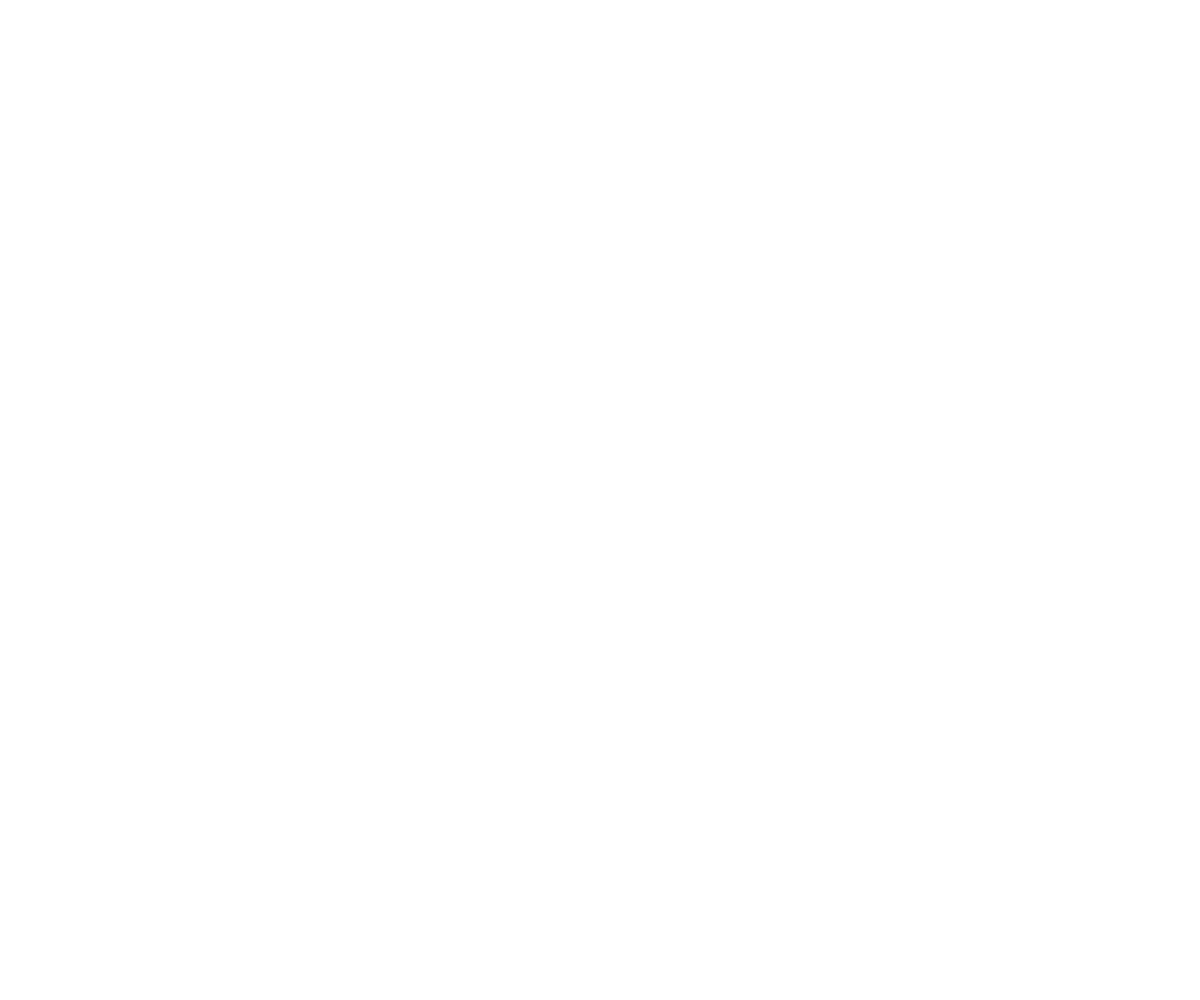
Frame 1 (no input)
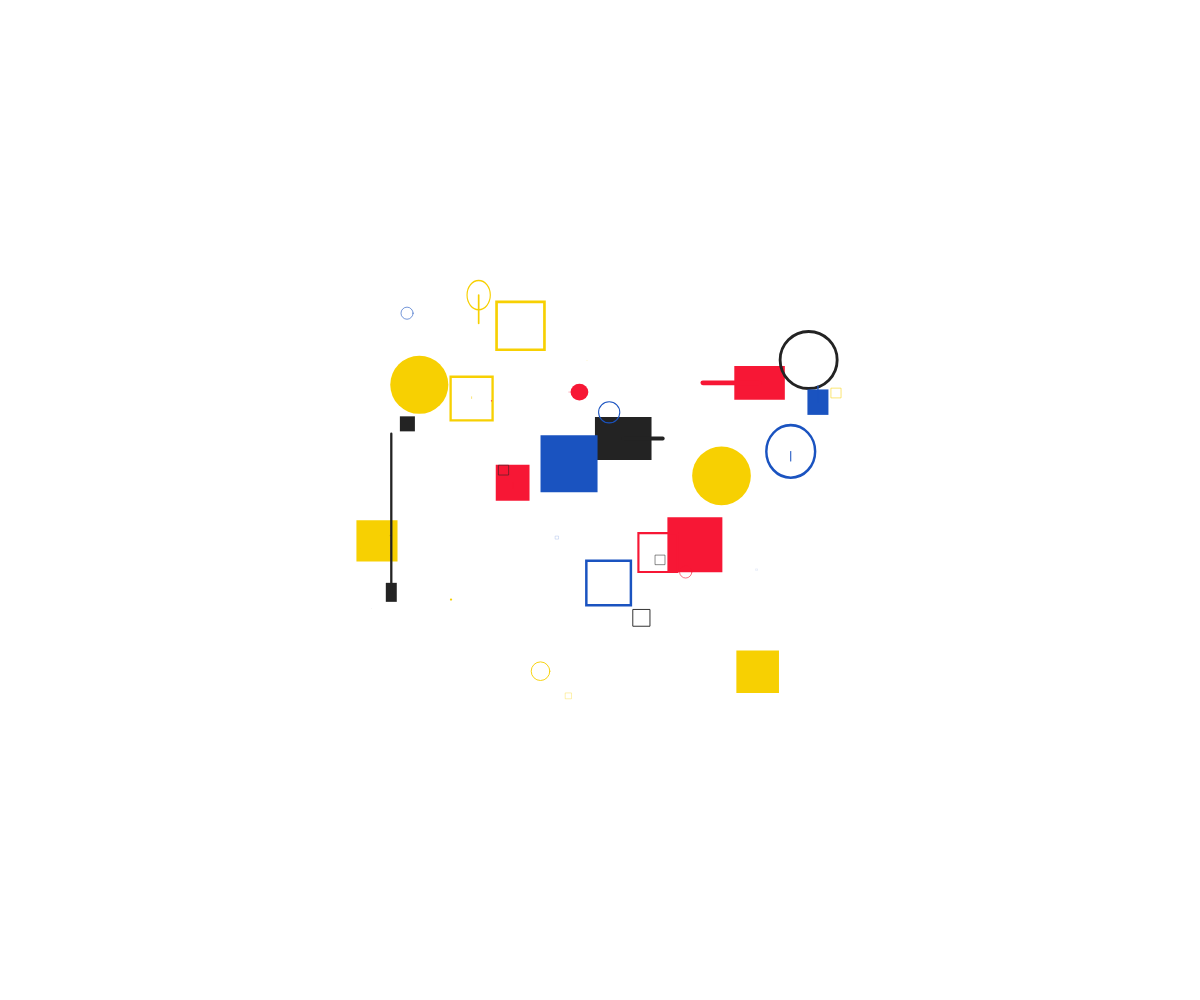
Frame 60 (no input)
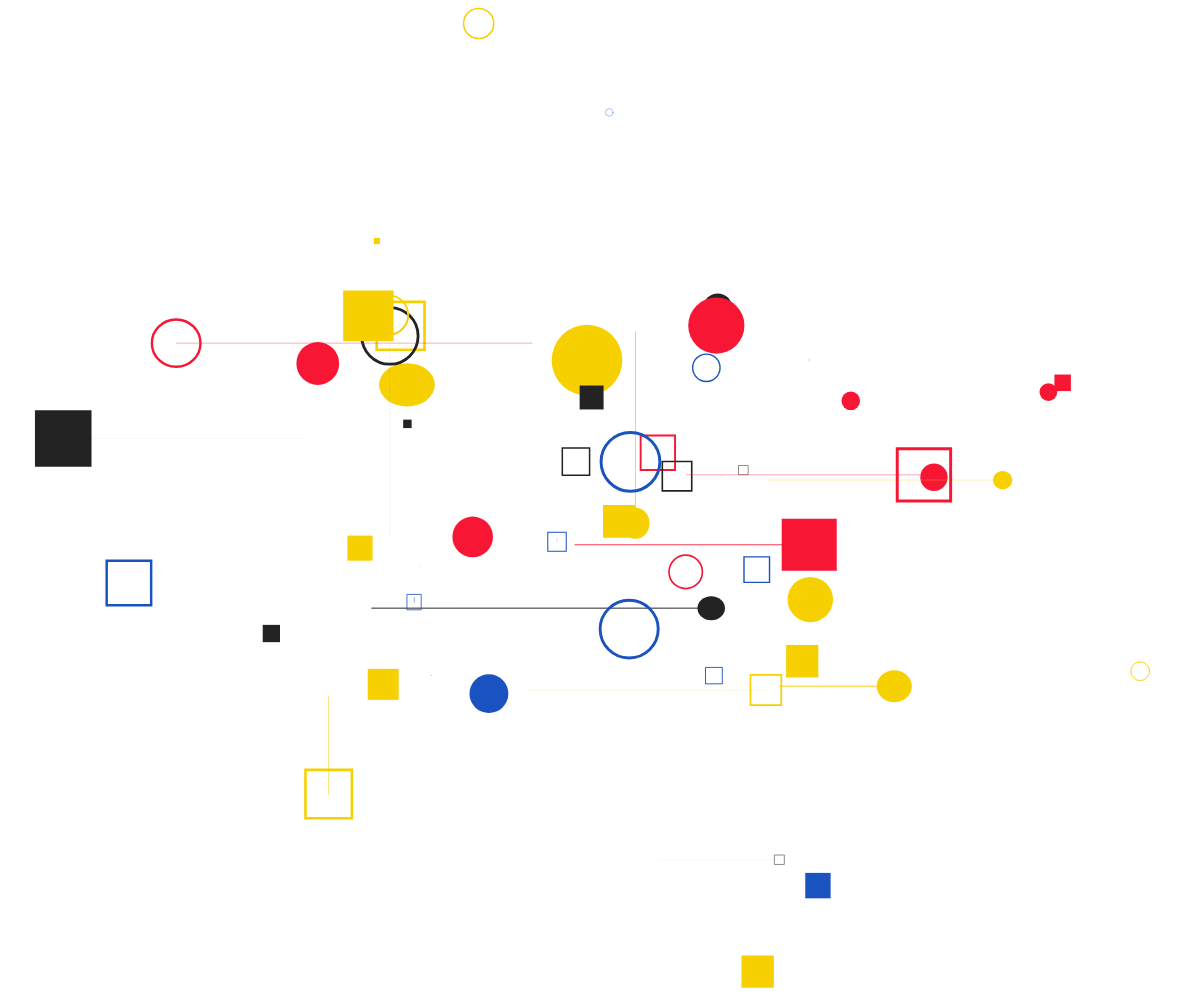
Frame 120 (the mouse pressed at the canvas centre since frame 60)

The p5.js sketch that drew these frames (run headless with seeded random() and noise() and a simulated clock; from frame 60 on, the mouse is pressed at the canvas centre):

// p5.js sketch
// ── sketch.js
let objs = [];
let colors = ['#f71735', '#f7d002', '#1A53C0', '#232323'];

function setup() {
 let canvas = createCanvas(windowWidth, windowHeight);
 canvas.id('p5-canvas');
 rectMode(CENTER);
 objs.push(new DynamicShape());
}

function draw() {
 background(255);
 for (let i of objs) {
  i.run();
 }

 // 根據滑鼠x座標調整圓圈變化速度
 // 當mouseX在左邊(接近0)，頻率較慢(5)
 // 當mouseX在右邊(接近width)，頻率較快(40)
 let speedFactor = map(mouseX, 0, width, 5, 40);

 if (frameCount % int(random([speedFactor, speedFactor + 10])) == 0) {
  let addNum = int(random(1, 10)); // 調整每次新增的圓圈數量
  for (let i = 0; i < addNum; i++) {
   objs.push(new DynamicShape());
  }
 }
 for (let i = 0; i < objs.length; i++) {
  if (objs[i].isDead) {
   objs.splice(i, 1);
  }
 }
}

function windowResized() {
  resizeCanvas(windowWidth, windowHeight);
}


function easeInOutExpo(x) {
 return x === 0 ? 0 :
  x === 1 ?
  1 :
  x < 0.5 ? Math.pow(2, 20 * x - 10) / 2 :
  (2 - Math.pow(2, -20 * x + 10)) / 2;
}

class DynamicShape {
 constructor() {
  this.x = random(0.3, 0.7) * width;
  this.y = random(0.3, 0.7) * height;
  this.reductionRatio = 1;
  this.shapeType = int(random(4));
  this.animationType = 0;
  this.maxActionPoints = int(random(2, 5));
  this.actionPoints = this.maxActionPoints;
  this.elapsedT = 0;
  this.size = 0;
  this.sizeMax = width * random(0.01, 0.05);
  this.fromSize = 0;
  this.init();
  this.isDead = false;
  this.clr = random(colors);
  this.changeShape = true;
  this.ang = int(random(2)) * PI * 0.25;
  this.lineSW = 0;
 }

 show() {
  push();
  translate(this.x, this.y);
  if (this.animationType == 1) scale(1, this.reductionRatio);
  if (this.animationType == 2) scale(this.reductionRatio, 1);
  fill(this.clr);
  stroke(this.clr);
  strokeWeight(this.size * 0.05);
  if (this.shapeType == 0) {
   noStroke();
   circle(0, 0, this.size);
  } else if (this.shapeType == 1) {
   noFill();
   circle(0, 0, this.size);
  } else if (this.shapeType == 2) {
   noStroke();
   rect(0, 0, this.size, this.size);
  } else if (this.shapeType == 3) {
   noFill();
   rect(0, 0, this.size * 0.9, this.size * 0.9);
  } else if (this.shapeType == 4) {
   line(0, -this.size * 0.45, 0, this.size * 0.45);
   line(-this.size * 0.45, 0, this.size * 0.45, 0);
  }
  pop();
  strokeWeight(this.lineSW);
  stroke(this.clr);
  line(this.x, this.y, this.fromX, this.fromY);
 }

 move() {
  let n = easeInOutExpo(norm(this.elapsedT, 0, this.duration));
  if (0 < this.elapsedT && this.elapsedT < this.duration) {
   if (this.actionPoints == this.maxActionPoints) {
    this.size = lerp(0, this.sizeMax, n);
   } else if (this.actionPoints > 0) {
    if (this.animationType == 0) {
     this.size = lerp(this.fromSize, this.toSize, n);
    } else if (this.animationType == 1) {
     this.x = lerp(this.fromX, this.toX, n);
     this.lineSW = lerp(0, this.size / 5, sin(n * PI));
    } else if (this.animationType == 2) {
     this.y = lerp(this.fromY, this.toY, n);
     this.lineSW = lerp(0, this.size / 5, sin(n * PI));
    } else if (this.animationType == 3) {
     if (this.changeShape == true) {
      this.shapeType = int(random(5));
      this.changeShape = false;
     }
    }
    this.reductionRatio = lerp(1, 0.3, sin(n * PI));
   } else {
    this.size = lerp(this.fromSize, 0, n);
   }
  }

  this.elapsedT++;
  if (this.elapsedT > this.duration) {
   this.actionPoints--;
   this.init();
  }
  if (this.actionPoints < 0) {
   this.isDead = true;
  }
 }

 run() {
  this.show();
  this.move();
 }

 init() {
  this.elapsedT = 0;
  this.fromSize = this.size;
  this.toSize = this.sizeMax * random(0.5, 1.5);
  this.fromX = this.x;
  this.toX = this.fromX + (width / 10) * random([-1, 1]) * int(random(1, 4));
  this.fromY = this.y;
  this.toY = this.fromY + (height / 10) * random([-1, 1]) * int(random(1, 4));
  this.animationType = int(random(3));
  this.duration = random(20, 50);
 }
}
